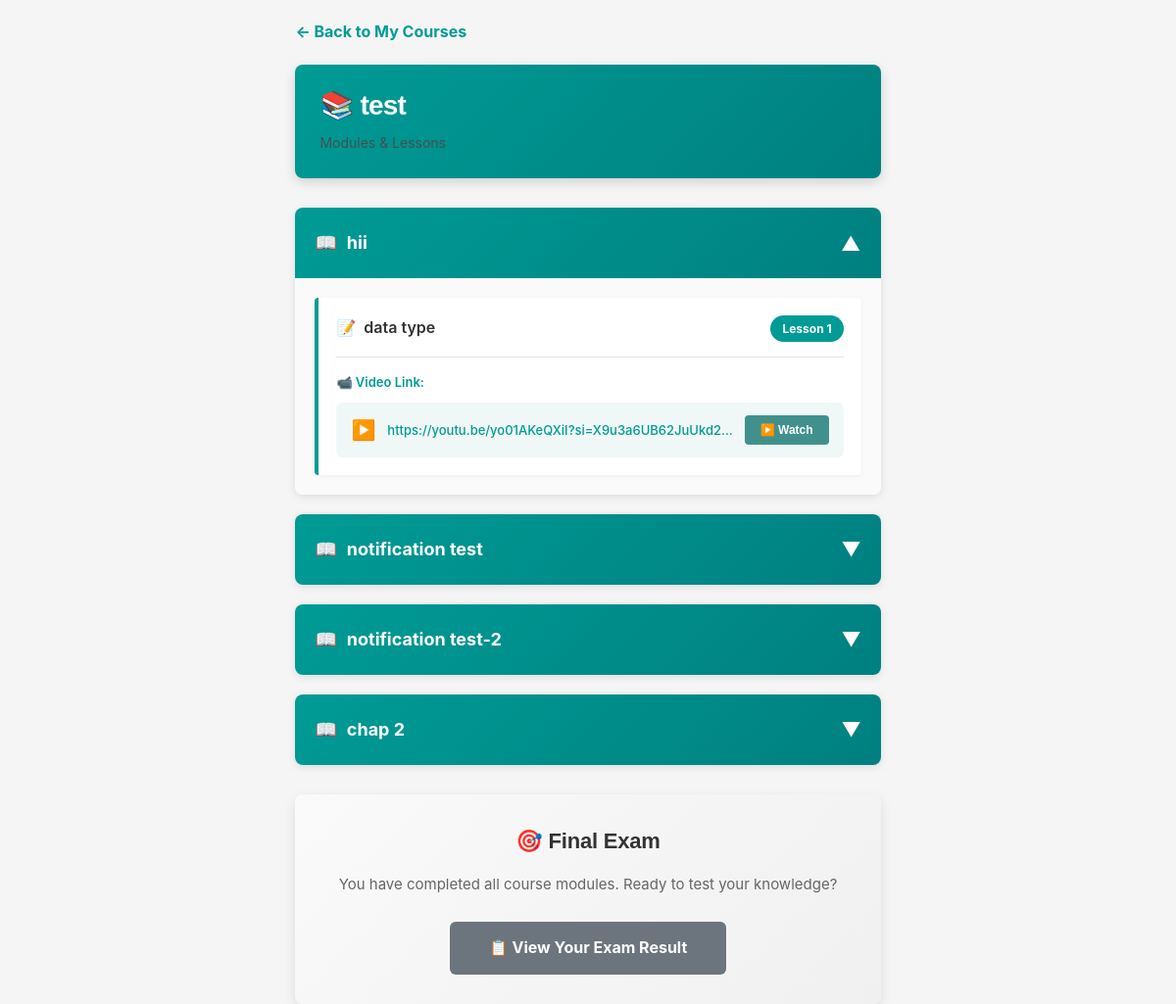
The page /pages/trainee/course-modules.php?course_id=165 (signed in) on the database its author committed.
### tables this page shows
CREATE TABLE `courses` (
  `course_id` int(11) NOT NULL,
  `course_name` varchar(200) NOT NULL,
  `course_code` varchar(50) DEFAULT NULL,
  `instructor_id` int(11) DEFAULT NULL,
  `description` text DEFAULT NULL,
  `instructor_name` varchar(100) DEFAULT NULL,
  `difficulty` varchar(20) DEFAULT NULL,
  `duration_hours` int(11) DEFAULT NULL,
  `thumbnail_url` varchar(255) DEFAULT NULL,
  `rating` decimal(3,1) DEFAULT NULL,
  `total_ratings` int(11) DEFAULT 0,
  `category` varchar(100) DEFAULT NULL,
  `is_recommended` tinyint(1) DEFAULT 0,
  `created_at` timestamp NOT NULL DEFAULT current_timestamp()
);

CREATE TABLE `course_modules` (
  `module_id` int(11) NOT NULL,
  `course_id` int(11) NOT NULL,
  `module_title` varchar(255) NOT NULL,
  `module_description` text DEFAULT NULL,
  `module_order` int(11) DEFAULT NULL,
  `created_at` timestamp NOT NULL DEFAULT current_timestamp()
);

CREATE TABLE `module_lessons` (
  `lesson_id` int(11) NOT NULL,
  `module_id` int(11) NOT NULL,
  `lesson_title` varchar(255) NOT NULL,
  `lesson_description` text DEFAULT NULL,
  `video_url` varchar(500) DEFAULT NULL,
  `pdf_url` text DEFAULT NULL,
  `content_type` enum('video','pdf','both') DEFAULT 'video',
  `video_duration` int(11) DEFAULT NULL,
  `lesson_order` int(11) DEFAULT NULL,
  `created_at` timestamp NOT NULL DEFAULT current_timestamp()
);

### pages/trainee/course-modules.php (the view, shortened to what this page needs)
<?php
$user_id = $_SESSION['user_id'];
$pdo = getDBConnection();
$course_id = $_GET['course_id'] ?? null;
$stmt = $pdo->prepare("SELECT c.* FROM courses c WHERE c.course_id = ?");
$stmt->execute([$course_id]);
$course = $stmt->fetch();
$stmt = $pdo->prepare("SELECT * FROM course_modules WHERE course_id = ? ORDER BY module_order ASC");
$stmt->execute([$course_id]);
$modules = $stmt->fetchAll();
$modulesWithLessons = [];
foreach ($modules as $module) {
    $stmt = $pdo->prepare("SELECT * FROM module_lessons WHERE module_id = ? ORDER BY lesson_order ASC");
    $stmt->execute([$module['module_id']]);
    $lessons = $stmt->fetchAll();
    $module['lessons'] = $lessons;
    $modulesWithLessons[] = $module;
}
$exam_stmt = $pdo->prepare("SELECT COUNT(*) as cnt FROM exam_questions WHERE course_id = ?");
$exam_stmt->execute([$course_id]);
$has_exam = $exam_stmt->fetch()['cnt'] > 0;
$result_stmt = $pdo->prepare("SELECT COUNT(*) as cnt FROM exam_results WHERE user_id = ? AND course_id = ?");
$result_stmt->execute([$user_id, $course_id]);
$exam_taken = $result_stmt->fetch()['cnt'] > 0;
?>
<!DOCTYPE html>
<html lang="en">
<head>
    <link rel="stylesheet" href="../../assets/css/dashboard.css">
</head>
<body>
    <div class="course-modules-container">
        <a href="./my-courses.php" class="back-link">← Back to My Courses</a>
        <div class="course-header">
            <h1>📚 <?php echo htmlspecialchars($course['course_name']); ?></h1>
            <p>Modules & Lessons</p>
        </div>
        <?php if (!empty($modulesWithLessons)): ?>
            <div class="modules-section">
                <?php foreach ($modulesWithLessons as $index => $module): ?>
                    <div class="module-item">
                        <div class="module-header" onclick="toggleModule(this)">
                            <div class="module-title">
                                <span>📖</span>
                                <span><?php echo !empty($module['module_title']) ? htmlspecialchars($module['module_title']) : 'Module'; ?></span>
                            </div>
                            <span class="module-toggle" id="toggle-<?php echo htmlspecialchars((string)$index); ?>">▼</span>
                        </div>
                        <div class="module-content" id="content-<?php echo htmlspecialchars((string)$index); ?>">
                            <?php if (!empty($module['lessons'])): ?>
                                <?php foreach ($module['lessons'] as $lesson): ?>
                                    <div class="lesson-item">
                                        <div class="lesson-header">
                                            <div class="lesson-title">
                                                <span>📝</span>
                                                <span><?php echo !empty($lesson['lesson_title']) ? htmlspecialchars($lesson['lesson_title']) : 'Lesson'; ?></span>
                                            </div>
                                            <span class="lesson-badge">Lesson <?php echo !empty($lesson['lesson_order']) ? htmlspecialchars((string)$lesson['lesson_order']) : '0'; ?></span>
                                        </div>
                                        <?php if (!empty($lesson['video_url'])): ?>
                                            <div class="video-link-section">
                                                <span class="video-label">📹 Video Link:</span>
                                                <div class="video-link-container">
                                                    <span class="video-icon">▶️</span>
                                                    <a href="<?php echo htmlspecialchars($lesson['video_url']); ?>" class="video-url" target="_blank" title="<?php echo htmlspecialchars($lesson['video_url']); ?>">
                                                        <?php echo htmlspecialchars(substr($lesson['video_url'], 0, 50)); ?>...
                                                    </a>
                                                    <button class="watch-btn"
                                                            onclick="trackVideoWatch(<?php echo $lesson['lesson_id']; ?>, <?php echo $course_id; ?>, '<?php echo htmlspecialchars($lesson['video_url']); ?>')">
                                                        ▶️ Watch
                                                    </button>
                                                </div>
                                            </div>
                                        <?php endif; ?>
                                    </div>
                                <?php endforeach; ?>
                            <?php else: ?>
                                <div class="empty-lesson">
                                    <p>📚 No lessons in this module yet.</p>
                                </div>
                            <?php endif; ?>
                        </div>
                    </div>
                <?php endforeach; ?>
            </div>
            <?php if ($has_exam): ?>
                <div class="exam-section">
                    <h3>🎯 Final Exam</h3>
                    <p>You have completed all course modules. Ready to test your knowledge?</p>
                    <?php if ($exam_taken): ?>
                        <a href="exam-result.php?course_id=<?php echo htmlspecialchars((string)$course_id); ?>" class="view-result-btn">
                            📋 View Your Exam Result
                        </a>
                    <?php else: ?>
                        <a href="take-exam.php?course_id=<?php echo htmlspecialchars((string)$course_id); ?>" class="take-exam-btn">
                            📝 Take the Final Exam
                        </a>
                    <?php endif; ?>
                </div>
            <?php endif; ?>
        <?php endif; ?>
    </div>
</body>
</html>

### assets/css/dashboard.css (style rules this page uses)
* { margin: 0; padding: 0; box-sizing: border-box; }
:root { --primary: #1A1A1A; --primary-dark: #000000; --text-primary: #1A1A1A; --text-secondary: #4A4A4A; --text-muted: #6B6B6B; --bg-primary: #F5F1E8; --bg-secondary: #FFFFFF; --bg-card: #FDFCFA; --border-color: #E8E4D9; --accent-primary: #6B5B95; --accent-secondary: #009B95; --accent-orange: #F59E0B; --accent-red: #EF4444; --accent-green: #10B981; --accent-blue: #3B82F6; --shadow-xs: 0 1px 2px rgba(0, 0, 0, 0.02); --shadow-sm: 0 1px 3px rgba(0, 0, 0, 0.05), 0 1px 2px rgba(0, 0, 0, 0.03); --shadow-md: 0 4px 6px rgba(0, 0, 0, 0.07), 0 2px 4px rgba(0, 0, 0, 0.05); --shadow-lg: 0 10px 15px rgba(0, 0, 0, 0.1), 0 4px 6px rgba(0, 0, 0, 0.05); --shadow-xl: 0 20px 25px rgba(0, 0, 0, 0.1), 0 10px 10px rgba(0, 0, 0, 0.04); --transition-fast: 150ms cubic-bezier(0.4, 0, 0.2, 1); --transition-base: 250ms cubic-bezier(0.4, 0, 0.2, 1); --transition-slow: 350ms cubic-bezier(0.4, 0, 0.2, 1); }
html { scroll-behavior: smooth; }
body { font-family: 'Inter', -apple-system, BlinkMacSystemFont, 'Segoe UI', sans-serif; background: var(--bg-primary); color: var(--text-primary); line-height: 1.6; display: flex; height: 100vh; overflow: hidden; }
h1 { font-family: 'Poppins', sans-serif; font-size: 2.5rem; font-weight: 700; letter-spacing: -0.8px; line-height: 1.2; }
h3 { font-family: 'Poppins', sans-serif; font-size: 1.25rem; font-weight: 600; letter-spacing: -0.2px; }
p { font-size: 0.9375rem; line-height: 1.65; color: var(--text-secondary); }
@media (max-width: 1200px) { h1 { font-size: 1.75rem; } }
button, .btn-primary, .btn-filter, input[type="submit"] { background-color: #40918e !important; color: white !important; }
div { background-color: unset; }

### rows shown on the page
courses: course_name "test"
course_modules: module_title "hii"
module_lessons: lesson_title "data type", lesson_order "1", video_url "https://youtu.be/yo01AKeQXiI?si=X9u3a6UB62JuUkd2"
course_modules: module_title "notification test"
course_modules: module_title "notification test-2"
course_modules: module_title "chap 2"
